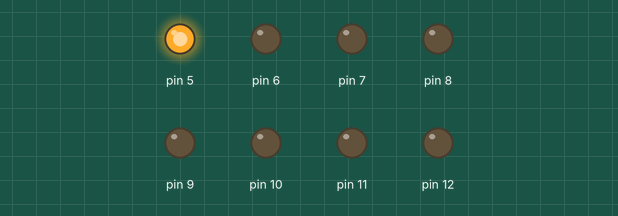
Simulated run of this sketch. Board: Arduino Uno, built with avr-gcc and run on an emulated ATmega328P. Parts: output pins drawn as LEDs (lit = HIGH).

Above: at 0.1 s.
At 5.1 s:
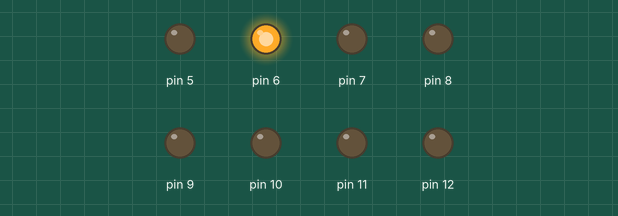
At 10.1 s:
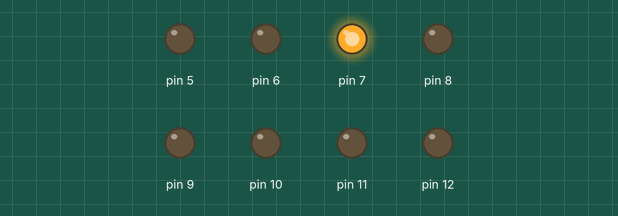
At 15.1 s:
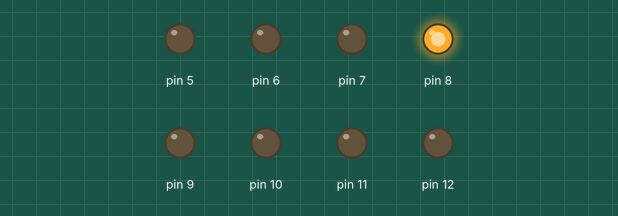
At 25.1 s:
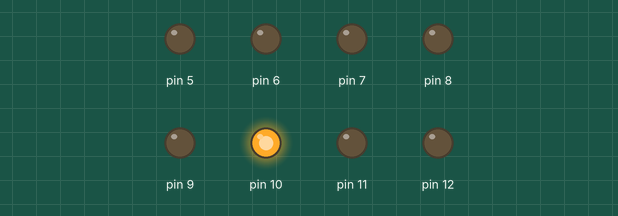
At 35.1 s:
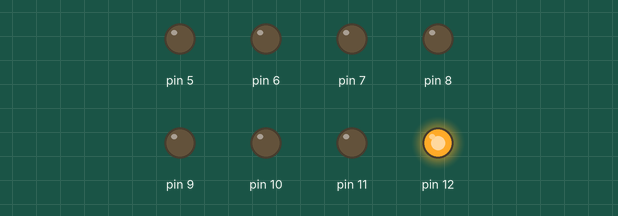
Timing chart, 0 to 36.6 s (numbered marks = the images above):
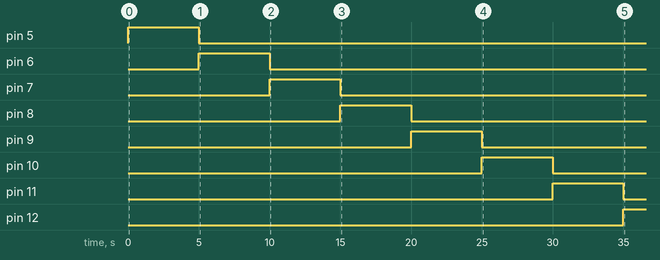

The sketch:

ForLoopIteration.ino
```cpp
int timer = 5000;           // The higher the number, the slower the timing.

void setup() {
  // use a for loop to initialize each pin as an output:
  for (int thisPin = 5; thisPin < 13; thisPin++) {
    pinMode(thisPin, OUTPUT);
  }
}

void loop() {
  // loop from the lowest pin to the highest:
  for (int thisPin = 5; thisPin < 13; thisPin++) {
    // turn the pin on:
    digitalWrite(thisPin, HIGH);
    delay(timer);
    // turn the pin off:
    digitalWrite(thisPin, LOW);
  }

  // loop from the highest pin to the lowest:
  for (int thisPin = 12; thisPin >= 5; thisPin--) {
    // turn the pin on:
    digitalWrite(thisPin, HIGH);
    delay(timer);
    // turn the pin off:
    digitalWrite(thisPin, LOW);
  }
}
```

Measured:
- by itself, pin 5: LOW → HIGH at 0.00 s, → LOW 5.0 s later
- by itself, pin 6: LOW → HIGH at 5.0 s, → LOW 5.0 s later
- by itself, pin 7: LOW → HIGH at 10.0 s, → LOW 5.0 s later
- by itself, pin 8: LOW → HIGH at 15.0 s, → LOW 5.0 s later
- by itself, pin 9: LOW → HIGH at 20.0 s, → LOW 5.0 s later
- by itself, pin 10: LOW → HIGH at 25.0 s, → LOW 5.0 s later
- by itself, pin 11: LOW → HIGH at 30.0 s, → LOW 5.0 s later
- by itself, pin 12: LOW → HIGH at 35.0 s
